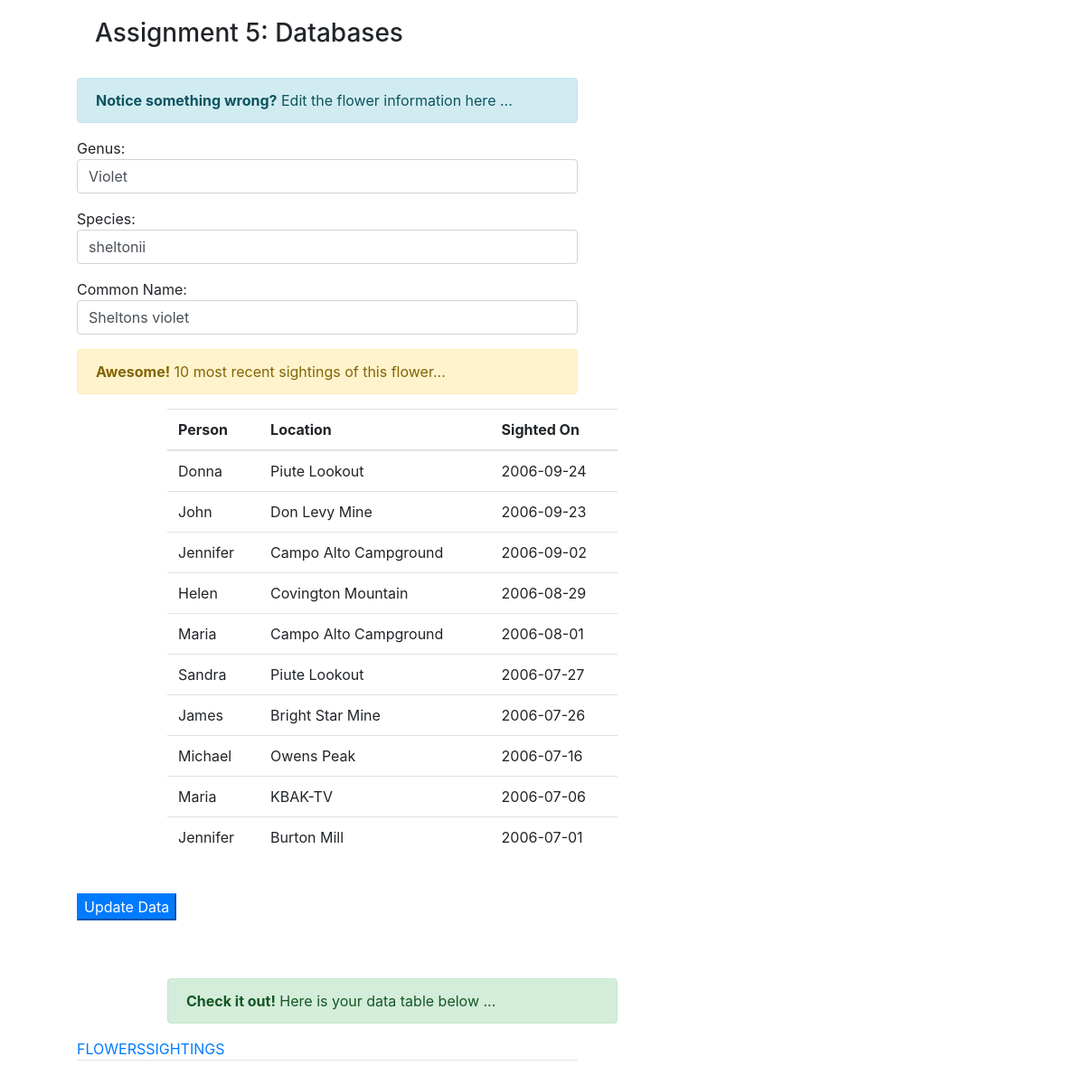
/query_edit?egenus=Violet&especies=sheltonii&ecomname=Sheltons+violet, run on the app's committed database.
### tables this page shows
CREATE TABLE FLOWERS 
(GENUS VARCHAR(30), SPECIES VARCHAR(30), 
 COMNAME VARCHAR(30) primary key );

CREATE TABLE SIGHTINGS 
(NAME VARCHAR(30) , PERSON VARCHAR(30), 
 LOCATION VARCHAR(30) , SIGHTED DATE, 
 CONSTRAINT sightings_pk PRIMARY KEY 
 (NAME, PERSON, LOCATION, SIGHTED),
CONSTRAINT fk1_sightings
  FOREIGN KEY (NAME)
          REFERENCES FLOWERS(COMNAME),
CONSTRAINT fk2_sightings
  FOREIGN KEY (LOCATION)
          REFERENCES FEATURES(LOCATION)
);

### flask_app.py (the view)
@app.route('/query_edit',methods = ['POST', 'GET']) #this is when user clicks edit link
def sql_editlink():
    from functions.sqlquery import sql_query, sql_query2, sql_query3
    if request.method == 'GET':
    	egenus = request.args['egenus']
    	especies = request.args['especies']
    	ecomname = request.args['ecomname']
    	eresults = sql_query2(''' SELECT * FROM Flowers WHERE genus = ? AND species = ? ''',(egenus,especies))
    	sightings_results = sql_query3('''SELECT * FROM SIGHTINGS WHERE NAME=? ORDER BY SIGHTED DESC''', (ecomname,), 10)
    	for each in sightings_results:
    		print(each['person'])
    flowers_table = sql_query('''SELECT * FROM Flowers''')
    sightings_table = sql_query('''SELECT * FROM Sightings''')
    return render_template('sqldatabase.html',
    	eresults=eresults,
    	sightings_results=sightings_results,
    	sightings_table=sightings_table,
    	flowers_table=flowers_table)

### functions/sqlquery.py (called while the page is built)
def sql_query(query):
    cur = conn.cursor()
    cur.execute(query)
    rows = cur.fetchall()
    return rows

def sql_query2(query,var):
    cur = conn.cursor()
    cur.execute(query,var)
    rows = cur.fetchall()
    return rows

def sql_query3(query,var,num):
    cur = conn.cursor()
    cur.execute(query,var)
    rows = cur.fetchmany(num)
    return rows

### templates/sqldatabase.html (shortened to what this page needs)
    <head>
         <link rel="stylesheet" href="https://use.fontawesome.com/releases/v5.1.0/css/all.css">
         <link rel="stylesheet" href="https://stackpath.bootstrapcdn.com/bootstrap/4.1.1/css/bootstrap.min.css">
    </head>
   <body>
        <div class ='row'>
            <div style='padding-top: 20px; padding-left:20px;'><h3>
             Assignment 5: Databases
            </h3></div>
        </div>
        <br>
       <div class ='row'>
        {% block content %}
        {% if 'query_edit' in request.url %}
            <div style='margin-left: 100px; width: 45%;'>
            <div class="alert alert-info" role="alert">
             <strong>Notice something wrong?</strong> Edit the flower information here ...
            </div>
            {% for eresult in eresults %}
            <form action = "edit" method = "POST">
             <p>Genus: <input class="form-control" type = "text" name = "genus" style='width: 100%;' value='{{eresult["genus"]}}'/></p>
             <p>Species: <input class="form-control" type = "text" name = "species" style='width: 100%;' value='{{eresult["species"]}}'/></p>
             <p>Common Name: <input class="form-control" type = "text" name = "comname" style='width: 100%;' value='{{eresult["comname"]}}'/></p>
            {% endfor %}
                <div class="alert alert-warning" role="alert">
                 <strong>Awesome!</strong> 10 most recent sightings of this flower...
                </div>
                <table class = 'table table-hover' style = 'margin-left: 100px; margin-right: 100px; width: 90%;'>
                    <thead>
                        <tr>
                            <th>Person</th>
                            <th>Location</th>
                            <th>Sighted On</th>
                        </tr>
                    </thead>
                    {% for sighting in sightings_results %}
                    <tr>
                        <td>{{sighting["person"]}}</td>
                        <td>{{sighting['location']}}</td>
                        <td>{{sighting['sighted']}}</td>
                    </tr>
                    {% endfor %}
                </table>
         <br>
         <p><input class="btn-primary" type = "submit" value = "Update Data" /></p>
        </form>
        {% endif %}
        {% endblock content %}
      <br><br>
        <div class="alert alert-success" role="alert" style='width: 90%; margin-left: 100px;'>
        <strong>Check it out!</strong> Here is your data table below ...
        </div>
            <ul class="nav nav-tabs">
          <li class="active"><a data-toggle="tab" href="#home">FLOWERS </a></li>
          <li><a data-toggle="tab" href="#menu1">SIGHTINGS </a></li>
        </ul>
         <div class="tab-content">
    </body>

### data on the page
FLOWERS: genus "Violet", species "sheltonii", comname "Sheltons violet"
SIGHTINGS: person "Donna", location "Piute Lookout", sighted "2006-09-24"
SIGHTINGS: person "John", location "Don Levy Mine", sighted "2006-09-23"
SIGHTINGS: person "Jennifer", location "Campo Alto Campground", sighted "2006-09-02"
SIGHTINGS: person "Helen", location "Covington Mountain", sighted "2006-08-29"
SIGHTINGS: person "Maria", location "Campo Alto Campground", sighted "2006-08-01"
SIGHTINGS: person "Sandra", location "Piute Lookout", sighted "2006-07-27"
SIGHTINGS: person "James", location "Bright Star Mine", sighted "2006-07-26"
SIGHTINGS: person "Michael", location "Owens Peak", sighted "2006-07-16"
SIGHTINGS: person "Maria", location "KBAK-TV", sighted "2006-07-06"
SIGHTINGS: person "Jennifer", location "Burton Mill", sighted "2006-07-01"
